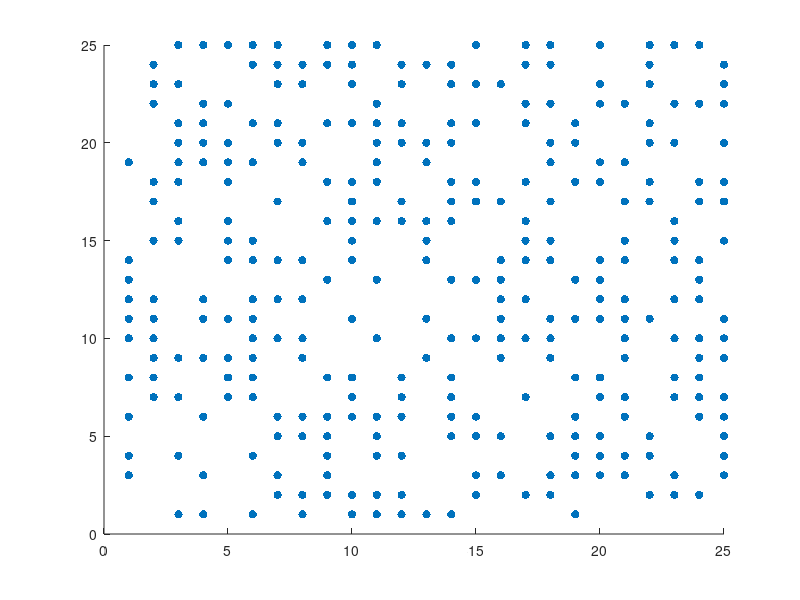

MATLAB code to generate this figure: (Note: this script raises an error after producing the figure.)
% generate_linear_hypergraph  Generate unweighted hypergraph that shows a linear
% structure
%
% INPUTS
% 
% - n   Number of nodes
% - x   Node embedding
% - gamma   Decay parameter for the linear hypergraph model
%
% OUTPUTS
% - (A2, A3)       Hypergraph -- with a matrix + a tensor

clear
%input parameters
n = 25;
x = linspace(0,0,n); %overlapping x
%x = linspace(1,n,n);
K = 5; a= 1; m = n/K;
%x = sort(repmat(linspace(n/K,n,K),1,m)+(2*a*rand(1,n)-a)); % trophic levels

gamma = 0.5;
I = zeros(n);
f = zeros(n);

%calculate pairwise incoherence
for i = 1:n-1 % smallest node index
    for j = i+1:n % largest node index
        %calculate incoherene of nodes
        I(i,j) = (x(i)-x(j))^2;        
    end
end

edgeList = [];
%generate simple edges
c2 = 1/2; % weight of simple edge
for i = 1:n-1 % smallest node index
    for j = i+1:n % largest node index
        %calculate likelihood
        f(i,j) = 1/(1+exp(gamma*c2*I(i,j)));
          if rand() < f(i,j)
                %edgeList(end+1,:) = [x(i),x(j)];
                %edgeList(end+1,:) = [x(j),x(i)];
                edgeList(end+1,:) = [i,j];
                edgeList(end+1,:) = [j,i];
            end
    end
end

%generate hyperedges
randM = rand(n,n);
A2 = randM < f; A2 = A2 + A2';

triangleList = [];
%generate  hyperedges that connect 3 nodes
c3 = 1/3; % weight of simple edge
for i = 1:n-2 % smallest node index
    for j = i+1:n-1 % second smallest index
        for k = j+1:n % largest node index
            %calculate incoherene of nodes
            I_R = I(i,j)+ I(i,k) + I(j,k);
            f(i,j,k) = 1/(1+exp(gamma*c3*I_R));
            if rand() < f(i,j,k)
                %triangleList(end+1,:) = [x(i),x(j),x(k)];
                %triangleList(end+1,:) = [x(j),x(k),x(i)];
                %triangleList(end+1,:) = [x(k),x(i),x(j)];
                %triangleList(end+1,:) = [x(k),x(j),x(i)];
                %triangleList(end+1,:) = [x(j),x(i),x(k)];
                %triangleList(end+1,:) = [x(i),x(k),x(j)];
                
                triangleList(end+1,:) = [i,j,k];
                triangleList(end+1,:) = [j,k,i];
                triangleList(end+1,:) = [k,i,j];
                triangleList(end+1,:) = [k,j,i];
                triangleList(end+1,:) = [j,i,k];
                triangleList(end+1,:) = [i,k,j];
            end
        end
    end
end

%generate hyperedges
randM = rand(n,n,n);
A3 = randM < f; %only upper triangles are filled


%2-d scatter plot for edges
scatter(edgeList(:,1),edgeList(:,2),'black','filled')
ax = gca;
exportgraphics(ax,strcat('plots/linear_hypergraph_edges_overlap_gamma=', num2str(round(gamma,2)),'.eps'),'Resolution',300) 

%3-d scatter plot for triangle
scatter3(triangleList(:,1),triangleList(:,2),triangleList(:,3),'black','filled')
ax = gca;
exportgraphics(ax,strcat('plots/linear_hypergraph_triangle_overlap_gamma=', num2str(round(gamma,2)),'.eps'),'Resolution',300) 

